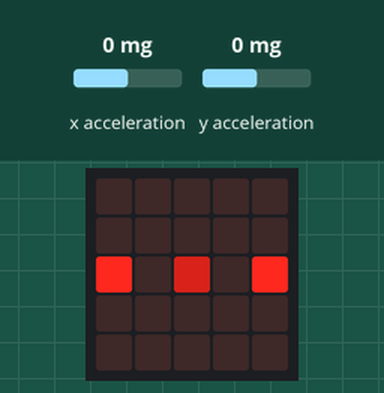
Bench run of a program on a simulated BBC micro:bit running MicroPython. Shown: the board's 5×5 LED display. The inputs (shaded band) are chosen by the test bench; at power-on: x acceleration 0 mg, y acceleration 0 mg. Random numbers come from a fixed seed.

Above: at 0.15 s.

The program:

pongGame.py
```python
from microbit import *
import random

# Initialize paddle and ball positions
paddle_left = 2
paddle_right = 2
ball_x = 2
ball_y = 2
ball_dir_x = 1  # Ball's horizontal direction
ball_dir_y = 1  # Ball's vertical direction

# Game speed
game_speed = 300

# Ball speed (can be adjusted)
ball_speed = 1

while True:
    display.clear()

    # Display paddles
    display.set_pixel(0, paddle_left, 9)
    display.set_pixel(4, paddle_right, 9)

    # Display ball
    display.set_pixel(ball_x, ball_y, 5)

    # Read accelerometer values to control paddles
    x = accelerometer.get_x()
    y = accelerometer.get_y()

    # Control left paddle (Player 1) with tilt on the X axis
    if x < -300 and paddle_left > 0:
        paddle_left -= 1
    elif x > 300 and paddle_left < 4:
        paddle_left += 1

    # Control right paddle (Player 2) with tilt on the Y axis
    if y < -300 and paddle_right > 0:
        paddle_right -= 1
    elif y > 300 and paddle_right < 4:
        paddle_right += 1

    # Move the ball
    ball_x += ball_dir_x * ball_speed
    ball_y += ball_dir_y * ball_speed

    # Ball collision with top and bottom walls
    if ball_y == 0 or ball_y == 4:
        ball_dir_y *= -1  # Reverse vertical direction

    # Ball collision with paddles
    if (ball_x == 0 and ball_y == paddle_left) or (ball_x == 4 and ball_y == paddle_right):
        ball_dir_x *= -1  # Reverse horizontal direction

    # Ball goes out of bounds (either left or right side)
    if ball_x == 0 or ball_x == 4:
        # Reset the ball and paddles after a score
        ball_x = 2
        ball_y = 2
        ball_dir_x = random.choice([-1, 1])  # Random horizontal direction
        ball_dir_y = random.choice([-1, 1])  # Random vertical direction
        paddle_left = 2
        paddle_right = 2
        display.show(Image.SAD)
        sleep(1000)

    # Small delay to control game speed
    sleep(game_speed)
```
